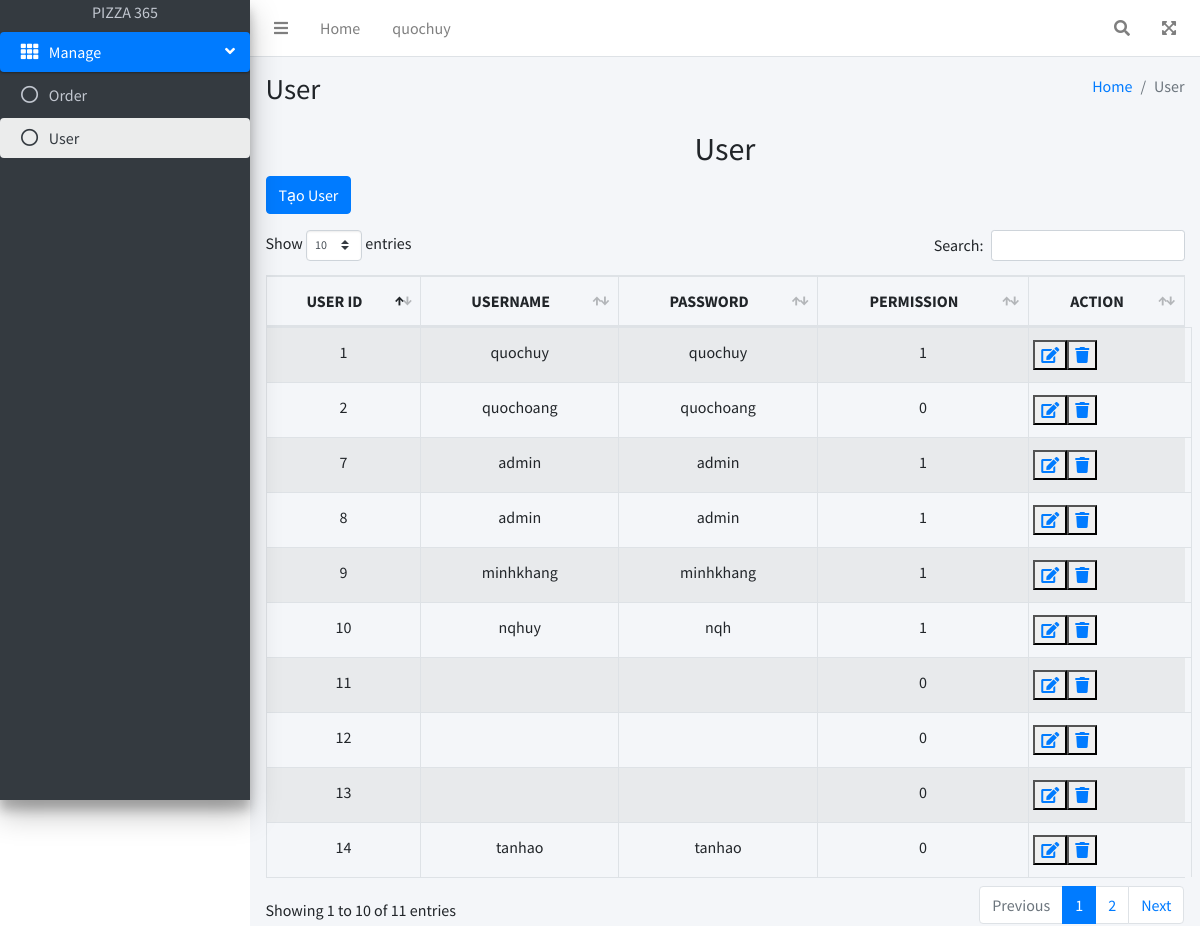
Screenshot of /admin/adduser.php (signed in) with the database file from the repository.
### tables this page shows
CREATE TABLE `users` (
  `id` int NOT NULL,
  `username` varchar(50) NOT NULL,
  `password` varchar(50) NOT NULL,
  `permission` tinyint(1) NOT NULL
);

### admin/adduser.php (the view, shortened to what this page needs)
<!DOCTYPE html>
<html lang="en">
<head>
    <link rel="stylesheet" href="plugins/fontawesome-free/css/all.min.css" />
    <link rel="stylesheet" href="plugins/datatables-bs4/css/dataTables.bootstrap4.min.css" />
    <link rel="stylesheet" href="plugins/datatables-responsive/css/responsive.bootstrap4.min.css" />
    <link rel="stylesheet" href="plugins/datatables-buttons/css/buttons.bootstrap4.min.css" />
    <link rel="stylesheet" href="dist/css/adminlte.min.css" />
</head>
<body>
    <div class="wrapper">
        <nav class="main-header navbar navbar-expand navbar-white navbar-light">
            <ul class="navbar-nav">
                <li class="nav-item">
                    <a class="nav-link" data-widget="pushmenu" href="#" role="button"><i class="fas fa-bars"></i></a>
                </li>
                <li class="nav-item d-none d-sm-inline-block">
                    <a href="#" class="nav-link">Home</a>
                </li>
                <li class="nav-item d-none d-sm-inline-block">
                    <a href="../logout.php" onclick="" class="nav-link"><?php echo $_SESSION["username"]; ?></a>
                </li>
            </ul>
            <ul class="navbar-nav ml-auto">
                <li class="nav-item">
                    <a class="nav-link" data-widget="navbar-search" href="#" role="button">
                        <i class="fas fa-search"></i>
                    </a>
                </li>
                <li class="nav-item">
                    <a class="nav-link" data-widget="fullscreen" href="#" role="button">
                        <i class="fas fa-expand-arrows-alt"></i>
                    </a>
                </li>
            </ul>
        </nav>
        <aside style="min-height: 100vh;" class="main-sidebar sidebar-dark-primary elevation-4">
            <div class="sidebar">
                <div class="info">
                    <a href="#" class="d-block text-center">PIZZA 365</a>
                </div>
            </div>
            <nav class="mt-2">
                <ul class="nav nav-pills nav-sidebar flex-column" data-widget="treeview" role="menu" data-accordion="false">
                    <li class="nav-item menu-open">
                        <a href="#" class="nav-link active">
                            <i class="nav-icon fas fa-th"></i>
                            <p>
                                Manage
                                <i class="right fas fa-angle-left"></i>
                            </p>
                        </a>
                        <ul class="nav nav-treeview">
                            <li class="nav-item">
                                <a href="./index.php" class="nav-link">
                                    <i class="far fa-circle nav-icon"></i>
                                    <p>Order</p>
                                </a>
                            </li>
                            <li class="nav-item">
                                <a href="./adduser.php" class="nav-link active">
                                    <i class="far fa-circle nav-icon"></i>
                                    <p>User</p>
                                </a>
                            </li>
                    </li>
                </ul>
            </nav>
    </div>
    <div class="content-wrapper">
        <div class="content-header">
            <div class="container-fluid">
                <div class="row mb-2">
                    <div class="col-sm-6">
                        <h1 class="m-0">User</h1>
                    </div>
                    <div class="col-sm-6">
                        <ol class="breadcrumb float-sm-right">
                            <li class="breadcrumb-item"><a href="#">Home</a></li>
                            <li class="breadcrumb-item active">User</li>
                        </ol>
                    </div>
                </div>
            </div>
        </div>
        <section class="content">
            <div class="container-fluid">
                <h2 style="text-align: center">User</h2>
                <input type="button" class="btn btn-primary btn-create-user mb-3" value="Tạo User">
                <table class="table table-bordered text-center table-striped table-hover" id="users-table">
                    <thead>
                        <tr>
                            <th>USER ID</th>
                            <th>USERNAME</th>
                            <th>PASSWORD</th>
                            <th>PERMISSION</th>
                            <th>ACTION</th>
                        </tr>
                    </thead>
                    <tbody>
                        <?php
                        include "../database/config.php";
                        $orders = mysqli_query($conn, "SELECT * FROM users");
                        while ($row = mysqli_fetch_assoc($orders)) {
                        ?>
                           <tr>
                                <td id="id-od"><?php echo $row["id"] ?></td>
                                <td><?php echo $row["username"] ?></td>
                                <td><?php echo $row["password"] ?></td>
                                <td><?php echo $row["permission"]?></td>
                                <td class="row"><button name="update"><a href="./updateuser.php?id=<?php echo $row["id"] ?>"><i class="fas fa-edit btn-update"></i></a></button>
                                <button name="delete"><a href="./deleteuser.php?id=<?php echo $row["id"] ?>"><i class="fa fa-trash" aria-hidden="true"></i></a></button></td>
                            </tr>
                        <?php
                        }
                        ?>
                    </tbody>
                </table>
            </div>
        </section>
    </div>
</body>
</html>

### rows the page displays
users: id "1", username "quochuy", password "quochuy", permission "1"
users: id "2", username "quochoang", password "quochoang", permission "0"
users: id "7", username "admin", password "admin", permission "1"
users: id "8", username "admin", password "admin", permission "1"
users: id "9", username "minhkhang", password "minhkhang", permission "1"
users: id "10", username "nqhuy", password "nqh", permission "1"
users: id "11", permission "0"
users: id "12", permission "0"
users: id "13", permission "0"
users: id "14", username "tanhao", password "tanhao", permission "0"

### other values shown
$_SESSION["username"] "quochuy"
